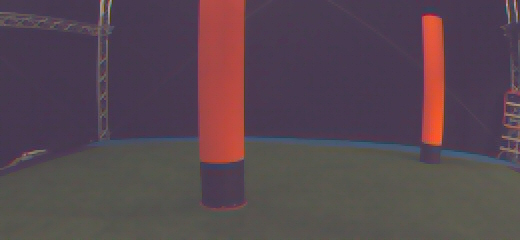
#> input picture Horizon & Colour Detect/test2.jpg, 520 x 240 px
$ python HorizonColourDetect.py
#> lines starting #> are read from the running program, lines starting #| are printed output that depends on the picture; after the words box and inside, x2 and y2 are one past the last pixel; in counts of white or black regions, pixels touching at a corner belong together; long printed decimals are rounded
import numpy as np
import cv2
from skimage.measure import block_reduce
import matplotlib.pyplot as plt
import time

def meanBGR_sky(im,m,b):
    n_s = 0
    mu_s = [0,0,0]
    for x in range(im.shape[1]):
        for y in range(im.shape[0]):
            if(y<m*x+b):
                #Pixel is in sky for this 'test' horizon line
                n_s += 1
                mu_s += im[y,x,:]
    if(n_s == 0):
        mu_s = 0
    else:
        mu_s = mu_s/n_s
    return n_s, mu_s

def meanBGR_ground(im,m,b):
    n_g = 0
    mu_g = 0
    for x in range(im.shape[1]):
        for y in range(im.shape[0]):
            if(y>=m*x+b):
                #Pixel is in ground for this 'test' horizon line
                n_g += 1
                mu_g += im[y,x,:]
    if (n_g == 0):
        mu_g = 0
    else:
        mu_g = mu_g/n_g
    return n_g, mu_g

def covSky(im,m,b,n_s,mu_s):
    #Can be improved by extracting all pixels above and below
    #horizon line once, instead of in each function
    sigma_s = np.zeros((3,3))
    for x in range(im.shape[1]):
        for y in range(im.shape[0]):
            if(y<m*x+b):
                diff = im[y,x,:] - mu_s
                sigma_s += np.outer(diff,diff)
    sigma_s = sigma_s / (n_s-1)
    return sigma_s

def covGround(im,m,b,n_g,mu_g):
    #Can be improved by extracting all pixels above and below
    #horizon line once, instead of in each function
    sigma_g = np.zeros((3,3))
    for x in range(im.shape[1]):
        for y in range(im.shape[0]):
            if(y>=m*x+b):
                diff = im[y,x,:] - mu_g
                sigma_g += np.outer(diff,diff)
    sigma_g = sigma_g / (n_g-1)
    return sigma_g

def findHorizon(im,n1,n2,Y,X):
    #Loop through values of m and b
    #Compute each respective J1 (or J2)
    #Take m and b which maximize J1 (or J2)
    m_max = Y/X
    #m_vec_neg = np.linspace(-m_max,0,n1/2)
    #m_vec_pos = np.linspace(0,m_max,n1/2)
    m_vec_pos = [0]
    m_vec_neg = [0]
    #b_vec_upper = np.linspace(0,Y/2,n2/2)
    #b_vec_lower = np.linspace(Y/2,Y,n2/2)
    b_vec_upper = np.linspace(Y/2-Y/8,Y/2,n2/2)
    b_vec_lower = np.linspace(Y/2,Y/2+Y/8,n2/2)
    J_max = 0
    m_horizon = 0
    b_horizon = 0

    #Note that positive slope is down and to the right
    #for m in m_vec_pos:
    m = m_vec_neg[0]
    for b in b_vec_upper:
        if(b==0 and m==0):
            continue
        n_s,mu_s = meanBGR_sky(im,m,b)
        n_g,mu_g = meanBGR_ground(im,m,b)
        if (n_s == 0 or n_g == 0):
            continue
        sigma_s = covSky(im,m,b,n_s,mu_s)
        sigma_g = covGround(im,m,b,n_g,mu_g)
        eig_s1 = np.linalg.eig(sigma_s)[0][0]
        eig_s2 = np.linalg.eig(sigma_s)[0][1]
        eig_s3 = np.linalg.eig(sigma_s)[0][2]
        sigma_s = covSky(im,m,b,n_s,mu_s)
        sigma_g = covGround(im,m,b,n_g,mu_g)
        eig_g1 = np.linalg.eig(sigma_g)[0][0]
        eig_g2 = np.linalg.eig(sigma_g)[0][1]
        eig_g3 = np.linalg.eig(sigma_g)[0][2]
        det_s = np.linalg.det(sigma_s)
        det_g = np.linalg.det(sigma_g)
        #J1 = 1/(np.linalg.det(sigma_s)+np.linalg.det(sigma_g))
        J2 = 1/(det_s + det_g + (eig_s1+eig_s2+eig_s3)**2 + (eig_g1+eig_g2+eig_g3)**2)
        if (J2 > J_max):
            m_horizon = m; b_horizon = b
            J_max = J2
            mu_sFINAL = mu_s
            mu_gFINAL = mu_g
    #for m in m_vec_neg:
    for b in b_vec_lower:
        if(b==Y and m==0):
            continue
        n_s,mu_s = meanBGR_sky(im,m,b)
        n_g,mu_g = meanBGR_ground(im,m,b)
        sigma_s = covSky(im,m,b,n_s,mu_s)
        sigma_g = covGround(im,m,b,n_g,mu_g)
        eig_s1 = np.linalg.eig(sigma_s)[0][0]
        eig_s2 = np.linalg.eig(sigma_s)[0][1]
        eig_s3 = np.linalg.eig(sigma_s)[0][2]
        eig_g1 = np.linalg.eig(sigma_g)[0][0]
        eig_g2 = np.linalg.eig(sigma_g)[0][1]
        eig_g3 = np.linalg.eig(sigma_g)[0][2]
        det_s = np.linalg.det(sigma_s)
        det_g = np.linalg.det(sigma_g)
        #J1 = 1/(np.linalg.det(sigma_s)+np.linalg.det(sigma_g))
        J2 = 1/(det_s + det_g + (eig_s1+eig_s2+eig_s3)**2 + (eig_g1+eig_g2+eig_g3)**2)
        if (J2 > J_max):
            m_horizon = m; b_horizon = b
            J_max = J2
            mu_sFINAL = mu_s
            mu_gFINAL = mu_g
    return m_horizon,b_horizon,J_max,mu_sFINAL,mu_gFINAL

def filter_colour(im,resize_factor,m,b,mu_s,mu_g,threshold_s,threshold_g):
    im = cv2.resize(im, (int(im.shape[1]/resize_factor),int(im.shape[0]/resize_factor)))
    Filtered = np.ones([im.shape[0],im.shape[1]])
    y_low_sky = mu_s[0] - threshold_s; y_high_sky = mu_s[0] + threshold_s
    u_low_sky = mu_s[1] - threshold_s; u_high_sky = mu_s[1] + threshold_s
    v_low_sky = mu_s[2] - threshold_s; v_high_sky = mu_s[2] + threshold_s
    y_low_ground = mu_g[0] - threshold_g; y_high_ground = mu_g[0] + threshold_g
    u_low_ground = mu_g[1] - threshold_g; u_high_ground = mu_g[1] + threshold_g
    v_low_ground = mu_g[2] - threshold_g; v_high_ground = mu_g[2] + threshold_g

    for y in range(im.shape[0]):
        for x in range(im.shape[1]):
            if (y<m*x+b): #Sky
                if(im[y,x,0] >= y_low_sky and im[y,x,0] <= y_high_sky and \
                    im[y,x,1] >= u_low_sky and im[y,x,1] <= u_high_sky and \
                    im[y,x,2] >= v_low_sky and im[y,x,2] <= v_high_sky):
                        Filtered[y,x] = 0
            else: #Ground
                if(im[y,x,0] >= y_low_ground and im[y,x,0] <= y_high_ground and \
                    im[y,x,1] >= u_low_ground and im[y,x,1] <= u_high_ground and \
                    im[y,x,2] >= v_low_ground and im[y,x,2] <= v_high_ground):
                        Filtered[y,x] = 0

    return Filtered #Returns array where cell is 1 if colour found


#####################
#MAIN CODE
#####################
im = cv2.imread('test2.jpg')
#> im is the input picture: shape (240, 520, 3); mean B, G, R 79.5, 70.8, 87.5
imYUV = cv2.cvtColor(im,cv2.COLOR_BGR2YUV)
#> imYUV: shape (240, 520, 3); mean of channels 0, 1, 2 76.8, 129.5, 137.4
ar = np.asarray(im)
print(ar.shape) #[y, x, 3 denotes YUV]
#| (240, 520, 3)

#Scale down by factors of 4. For memory considerations
im_reduced = block_reduce(im,block_size = (10,10,1),func=np.mean)
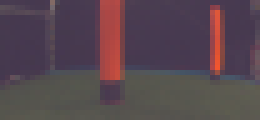
#> im_reduced: shape (24, 52, 3) float64 (shown 5 times larger); mean B, G, R 79.5, 70.8, 87.5
ar_reduced = np.asarray(im_reduced)
print(ar_reduced.shape)
#| (24, 52, 3)

start = time.time()
m,b,J_max,mu_s,mu_g = findHorizon(ar_reduced,40,40,ar_reduced.shape[0],ar_reduced.shape[1])
#> the loop in findHorizon, `for b in b_vec_upper:` made 20 passes
#> (n_s, n_g, eig_s1, eig_s2, eig_s3, eig_g1, eig_g2, eig_g3) on passes 1, 2, 8, 14: (468, 780, 1178.1, 2.62, 29.67, 620.8, 15.49, 150.6), (520, 728, 1193.1, 2.84, 27.96, 569.8, 16.07, 143.4), (572, 676, 1211.9, 2.99, 27.53, 505.5, 16.5, 131.7), (624, 624, 1234, 3.32, 27.78, 424, 16.72, 114.8)
#> (n_s, mu_s, n_g, mu_g, eig_s1, eig_s2, eig_s3, eig_g1) on passes 3, 4, 5, 6, 7, 9: (520, [79.28, 61.91, 87.16], 728, [79.74, 77.23, 87.83], 1193.1, 2.84, 27.96, 569.8), (520, [79.28, 61.91, 87.16], 728, [79.74, 77.23, 87.83], 1193.1, 2.84, 27.96, 569.8), (520, [79.28, 61.91, 87.16], 728, [79.74, 77.23, 87.83], 1193.1, 2.84, 27.96, 569.8), (520, [79.28, 61.91, 87.16], 728, [79.74, 77.23, 87.83], 1193.1, 2.84, 27.96, 569.8), (520, [79.28, 61.91, 87.16], 728, [79.74, 77.23, 87.83], 1193.1, 2.84, 27.96, 569.8), (572, [79.2, 61.83, 87.24], 676, [79.84, 78.48, 87.81], 1211.9, 2.99, 27.53, 505.5)
#> after the loop in findHorizon, `for b in b_vec_upper:`: J_max = 3.53e-07; b_horizon = 11.05; m_horizon = 0
#> the loop in findHorizon, `for b in b_vec_lower:` made 20 passes
#> (n_s, n_g, eig_s1, eig_s2, eig_s3, eig_g1, eig_g2, eig_g3) on passes 2, 8, 14: (676, 572, 1258.4, 3.47, 27.19, 321.2, 17.1, 89.98), (728, 520, 1284.6, 3.54, 28.68, 190.1, 16.66, 60.44), (780, 468, 1263.9, 4.8, 49.85, 102.1, 10.1, 43.58)
#> (n_s, mu_s, n_g, mu_g, eig_s1, eig_s2, eig_s3, eig_g1) on passes 1, 3, 4, 5, 6, 7: (624, [79.1, 61.8, 87.31], 624, [80, 79.9, 87.79], 1234, 3.32, 27.78, 424), (676, [79.02, 61.76, 87.38], 572, [80.17, 81.58, 87.75], 1258.4, 3.47, 27.19, 321.2), (676, [79.02, 61.76, 87.38], 572, [80.17, 81.58, 87.75], 1258.4, 3.47, 27.19, 321.2), (676, [79.02, 61.76, 87.38], 572, [80.17, 81.58, 87.75], 1258.4, 3.47, 27.19, 321.2), (676, [79.02, 61.76, 87.38], 572, [80.17, 81.58, 87.75], 1258.4, 3.47, 27.19, 321.2), (676, [79.02, 61.76, 87.38], 572, [80.17, 81.58, 87.75], 1258.4, 3.47, 27.19, 321.2)
end = time.time()
print('m = %s' %m)
#| m = 0
print('b = %s' %b)
#| b = 14.053
print('J_max = %s' %J_max)
#| J_max = 4.739029506262361e-07

threshold_s = 20
threshold_g = 20


Filtered = filter_colour(im_reduced,1,m,b,mu_s,mu_g,threshold_s,threshold_g)
#> after the loop in filter_colour, `for y in range(im.shape[0]):`:
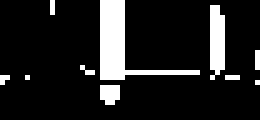
#> Filtered: shape (24, 52) float64 (shown 5 times larger); values 0 (black) and 1 (white), 13.3% white; 10 white regions (8 under 20 px), largest, box (x1, y1, x2, y2) and area: (20, 0, 40, 16) 95, (42, 1, 45, 16) 39

runTime = end - start
print('Run Time = %s' %runTime)

b = b #Image was scaled down by 4
x = [0,im_reduced.shape[1]]
y = [b,m*x[1]+b]
plt.figure()
plt.imshow(Filtered)
plt.plot(x,y,color="red",linewidth=3)
plt.show()
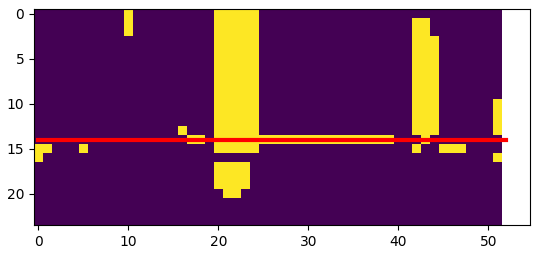
#> figure drawn by matplotlib, 1 panel
